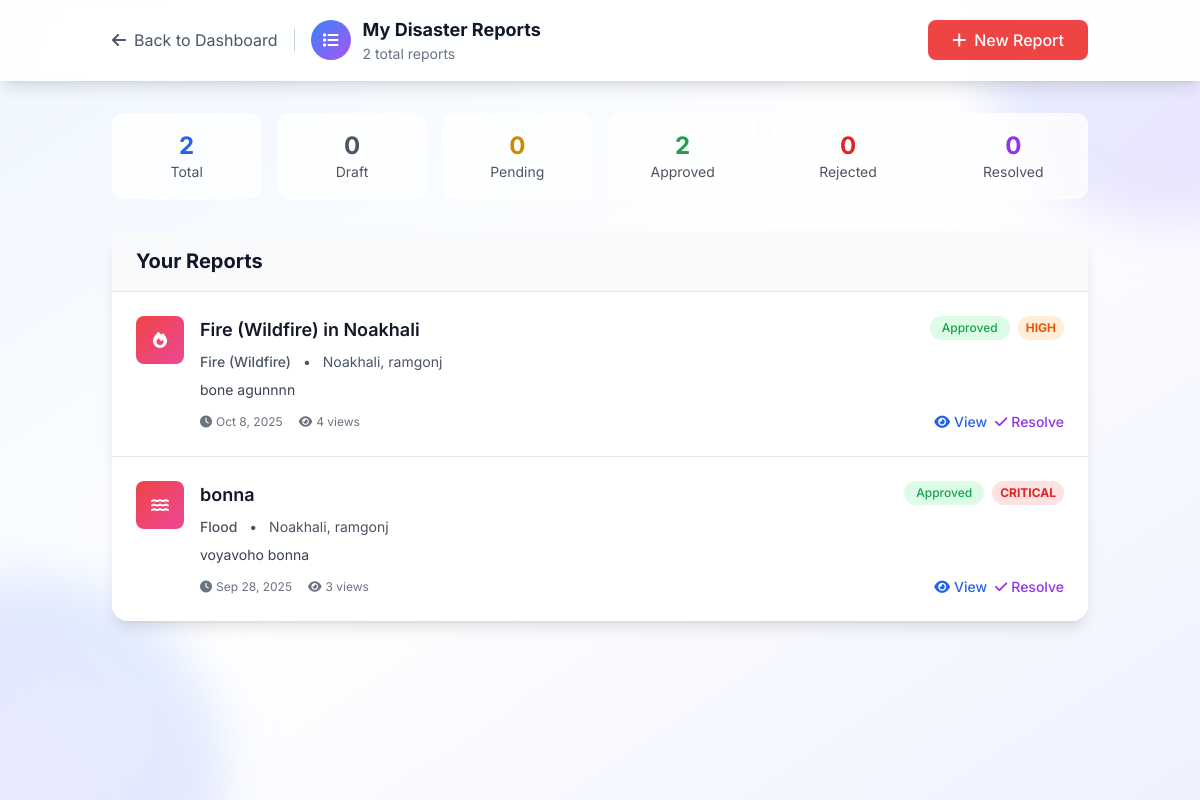
The app's page /disasters/my-disasters/ (signed in), older data.
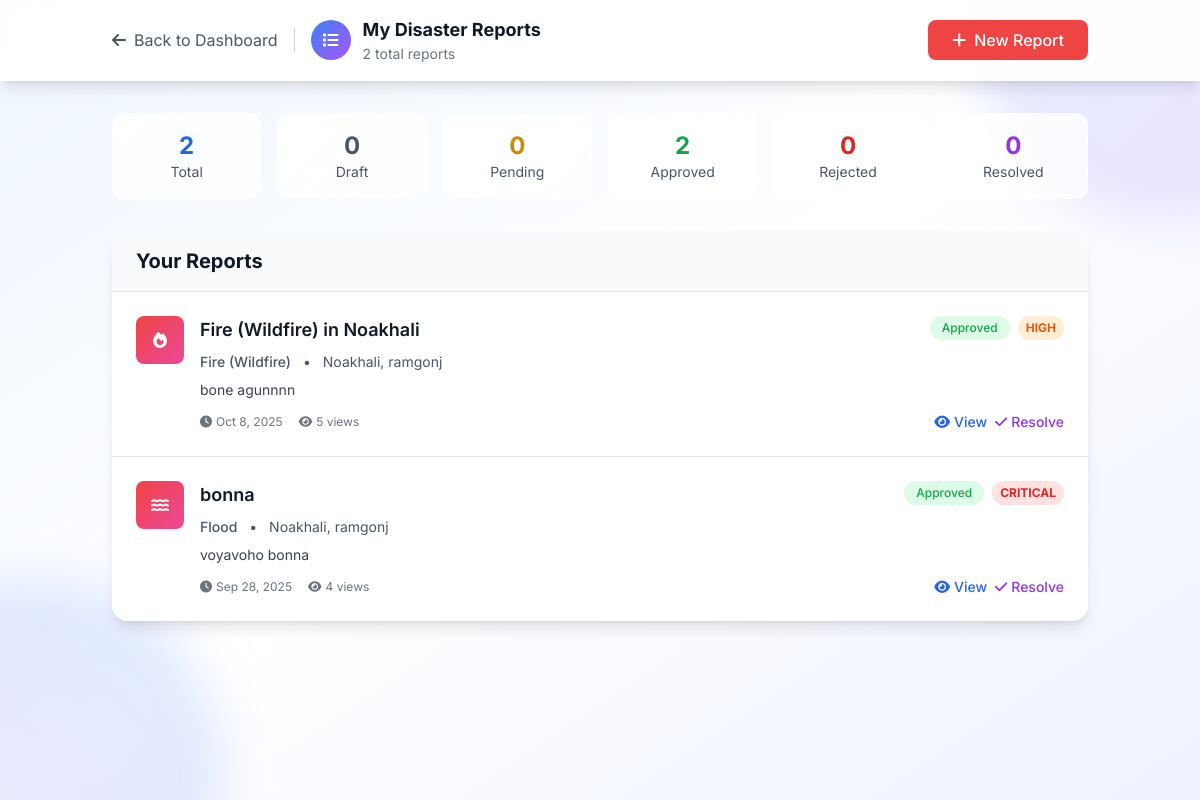
The same page, newer data.
### disasters/models.py (models this page shows, shortened)
class Disaster(models.Model):
    DISASTER_TYPE_CHOICES = [
        ('earthquake', 'Earthquake'),
        ('flood', 'Flood'),
        ('cyclone_storm', 'Cyclone/Storm'),
        ('wildfire', 'Fire (Wildfire)'),
        ('landslide', 'Landslide'),
        ('drought', 'Drought'),
        ('tsunami', 'Tsunami'),
        ('natural_other', 'Natural - Others'),
        ('building_fire', 'Building Fire'),
        ('industrial_accident', 'Industrial Accident'),
        ('chemical_spill', 'Chemical Spill'),
        ('transportation_accident', 'Transportation Accident'),
        ('bomb_threat', 'Bomb Threat/Explosion'),
        ('gas_leak', 'Gas Leak'),
        ('structural_collapse', 'Structural Collapse'),
        ('manmade_other', 'Man-Made - Others'),
    ]
    CATEGORY_CHOICES = [
        ('natural', 'Natural Disaster'),
        ('manmade', 'Man-Made Disaster'),
    ]
    SEVERITY_CHOICES = [
        ('critical', 'Critical'),
        ('high', 'High'),
        ('medium', 'Medium'),
        ('low', 'Low'),
    ]
    STATUS_CHOICES = [
        ('draft', 'Draft'),
        ('pending', 'Pending Review'),
        ('approved', 'Approved'),
        ('rejected', 'Rejected'),
        ('resolved', 'Resolved'),
        ('cancelled', 'Cancelled'),
    ]
    title = models.CharField(max_length=200, blank=True)
    disaster_type = models.CharField(max_length=30, choices=DISASTER_TYPE_CHOICES)
    category = models.CharField(max_length=10, choices=CATEGORY_CHOICES)
    severity = models.CharField(max_length=10, choices=SEVERITY_CHOICES)
    description = models.TextField(
        max_length=50,  # Add max_length constraint
        help_text="Maximum 50 characters required"  # Update help text
    )
    city = models.CharField(max_length=100)
    area_sector = models.CharField(max_length=100)
    specific_address = models.TextField(blank=True, help_text="Optional specific address")
    landmarks = models.CharField(max_length=200, blank=True, help_text="Nearby landmarks")
    incident_datetime = models.DateTimeField(help_text="When the disaster actually occurred")
    created_at = models.DateTimeField(auto_now_add=True)
    updated_at = models.DateTimeField(auto_now=True)
    reporter = models.ForeignKey(User, on_delete=models.CASCADE, related_name='reported_disasters')
    emergency_contact = models.CharField(max_length=15, blank=True, help_text="Emergency contact on scene")
    status = models.CharField(max_length=15, choices=STATUS_CHOICES, default='draft')
    approved_by = models.ForeignKey(User, on_delete=models.SET_NULL, null=True, blank=True,
                                    related_name='approved_disasters')
    approved_at = models.DateTimeField(null=True, blank=True)
    rejection_reason = models.TextField(blank=True)
    resolved_at = models.DateTimeField(null=True, blank=True)
    resolution_notes = models.TextField(blank=True)
    view_count = models.PositiveIntegerField(default=0)
    is_active = models.BooleanField(default=True)
    class Meta:
        ordering = ['-created_at']
        indexes = [
            models.Index(fields=['status', 'city', 'area_sector']),
            models.Index(fields=['disaster_type', 'severity']),
            models.Index(fields=['created_at']),
        ]
    def get_severity_color(self):
        colors = {
            'critical': 'text-red-600 bg-red-100',
            'high': 'text-orange-600 bg-orange-100',
            'medium': 'text-yellow-600 bg-yellow-100',
            'low': 'text-green-600 bg-green-100'
        }
        return colors.get(self.severity, 'text-gray-600 bg-gray-100')
    def get_disaster_icon(self):
        icons = {
            'earthquake': 'fas fa-mountain',
            'flood': 'fas fa-water',
            'cyclone_storm': 'fas fa-wind',
            'wildfire': 'fas fa-fire',
            'landslide': 'fas fa-mountain',
            'drought': 'fas fa-sun',
            'tsunami': 'fas fa-water',
            'building_fire': 'fas fa-fire-extinguisher',
            'industrial_accident': 'fas fa-industry',
            'chemical_spill': 'fas fa-vial',
            'transportation_accident': 'fas fa-car-crash',
            'bomb_threat': 'fas fa-bomb',
            'gas_leak': 'fas fa-gas-pump',
            'structural_collapse': 'fas fa-building',
        }
        return icons.get(self.disaster_type, 'fas fa-exclamation-triangle')

### disasters/views.py (the view)
# urls.py: path('my-disasters/', views.my_disasters, name='my_disasters'),
@login_required
def my_disasters(request):
    disasters = Disaster.objects.filter(reporter=request.user).order_by('-created_at')
    stats = {
        'total': disasters.count(),
        'draft': disasters.filter(status='draft').count(),
        'pending': disasters.filter(status='pending').count(),
        'approved': disasters.filter(status='approved').count(),
        'rejected': disasters.filter(status='rejected').count(),
        'resolved': disasters.filter(status='resolved').count(),
    }
    paginator = Paginator(disasters, 10)
    page_number = request.GET.get('page')
    page_obj = paginator.get_page(page_number)
    context = {
        'page_obj': page_obj,
        'stats': stats,
    }
    return render(request, 'disasters/my_disasters.html', context)

### disasters/templatetags/disasters_tags.py (called while the page is built)
@register.filter
def status_color(status):
    colors = {
        'draft': 'text-gray-600 bg-gray-100',
        'pending': 'text-yellow-600 bg-yellow-100',
        'approved': 'text-green-600 bg-green-100',
        'rejected': 'text-red-600 bg-red-100',
        'resolved': 'text-blue-600 bg-blue-100',
        'cancelled': 'text-gray-600 bg-gray-100'
    }
    return colors.get(status, 'text-gray-600 bg-gray-100')

### templates/disasters/my_disasters.html (shortened to what the changed rows need)
{% load static %}
{% load disasters_tags %}
<!DOCTYPE html>
<html lang="en">
<head>
    <script src="https://cdn.tailwindcss.com"></script>
    <link rel="stylesheet" href="https://cdnjs.cloudflare.com/ajax/libs/font-awesome/6.4.0/css/all.min.css">
</head>
<body class="min-h-screen bg-gradient-to-br from-blue-50 via-white to-indigo-50">
    <header class="bg-white/90 backdrop-blur-lg shadow-lg sticky top-0 z-50 border-b border-white/20">
        <div class="container mx-auto px-6 py-4 flex items-center justify-between">
            <div class="flex items-center space-x-4">
                <div class="flex items-center space-x-3">
                    <div>
                        <h1 class="text-lg font-bold text-gray-900">My Disaster Reports</h1>
                    </div>
                </div>
            </div>
        </div>
    </header>
    <div class="container mx-auto px-6 py-8 relative z-10">
        {% if page_obj.object_list %}
            <div class="bg-white rounded-2xl shadow-lg overflow-hidden">
                <div class="px-6 py-4 border-b border-gray-200 bg-gray-50">
                    <h2 class="text-xl font-bold text-gray-900">Your Reports</h2>
                </div>
                <div class="divide-y divide-gray-200">
                    {% for disaster in page_obj.object_list %}
                        <div class="disaster-row p-6 hover:bg-gray-50 transition-colors">
                            <div class="flex items-start justify-between">
                                <div class="flex items-start space-x-4 flex-1">
                                    <div class="w-12 h-12 bg-gradient-to-br from-red-500 to-pink-500 rounded-lg flex items-center justify-center text-white flex-shrink-0">
                                        <i class="{{ disaster.get_disaster_icon }}"></i>
                                    </div>
                                    <div class="flex-1 min-w-0">
                                        <div class="flex items-start justify-between mb-2">
                                            <h3 class="text-lg font-semibold text-gray-900 truncate">{{ disaster.title }}</h3>
                                            <div class="flex items-center space-x-2 ml-4">
                                                <span class="inline-flex px-3 py-1 text-xs font-medium rounded-full {{ disaster.status|status_color }}">
                                                    {{ disaster.get_status_display }}
                                                </span>
                                                <span class="inline-flex px-2 py-1 text-xs font-bold rounded-full {{ disaster.get_severity_color }}">
                                                    {{ disaster.get_severity_display|upper }}
                                                </span>
                                            </div>
                                        </div>
                                        <div class="text-sm text-gray-600 mb-2">
                                            <span class="font-medium">{{ disaster.get_disaster_type_display }}</span>
                                            <span class="mx-2">•</span>
                                            <span>{{ disaster.city }}, {{ disaster.area_sector }}</span>
                                        </div>
                                        <p class="text-gray-700 text-sm mb-3 line-clamp-2">{{ disaster.description|truncatechars:150 }}</p>
                                        <div class="flex items-center justify-between">
                                            <div class="flex items-center space-x-4 text-xs text-gray-500">
                                                <span class="flex items-center">
                                                    <i class="fas fa-clock mr-1"></i>
                                                    {{ disaster.created_at|date:"M j, Y" }}
                                                </span>
                                                <span class="flex items-center">
                                                    <i class="fas fa-eye mr-1"></i>
                                                    {{ disaster.view_count }} views
                                                </span>
                                            </div>
                                            <div class="flex items-center space-x-2">
                                                <a href="{% url 'disasters:disaster_detail' disaster.id %}"
                                                   class="text-blue-600 hover:text-blue-700 text-sm font-medium">
                                                    <i class="fas fa-eye mr-1"></i>View
                                                </a>
                                                {% if disaster.status == 'approved' and disaster.reporter == user %}
                                                    <button onclick="markAsResolved({{ disaster.id }})"
                                                            class="text-purple-600 hover:text-purple-700 text-sm font-medium">
                                                        <i class="fas fa-check mr-1"></i>Resolve
                                                    </button>
                                                {% endif %}
                                            </div>
                                        </div>
                                    </div>
                                </div>
                            </div>
                        </div>
                    {% endfor %}
                </div>
            </div>
        {% endif %}
    </div>
</body>
</html>

Row changes from the older to the newer data that the page shows:
changed Disaster "Fire (Wildfire) in Noakhali": view_count "4" → "5"
changed Disaster "bonna": view_count "3" → "4"
